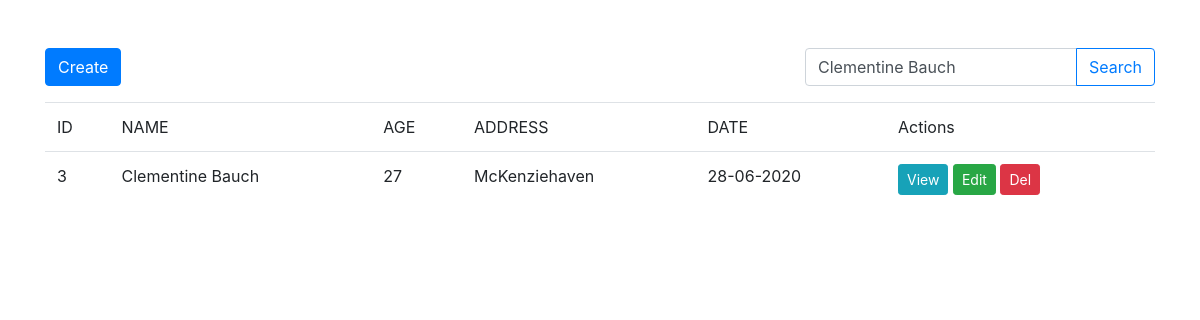
Screenshot of /index.php?name=Clementine Bauch with the database file from the repository.
### tables this page shows
CREATE TABLE `users` (
  `id` int(11) NOT NULL,
  `name` varchar(200) NOT NULL,
  `age` int(11) NOT NULL,
  `address` text NOT NULL,
  `date` datetime NOT NULL DEFAULT CURRENT_TIMESTAMP
);

### index.php (the view, shortened to what this page needs)
<?php
require 'core/init.php';
$search = $_GET['name'] ?? '';
if($search) {
    $sql = "SELECT * FROM users WHERE name like'%$search%'";
} else {
    $sql = 'SELECT * FROM users';
}
$result = mysqli_query($conn, $sql);
$users = mysqli_fetch_all($result, MYSQLI_ASSOC);
?>
<?php include 'layouts/header.php'?>
<div class="container mt-5">
    <div class="row">
        <div class="col-md-8">
            <a href="create.php" class="btn btn-primary">
                Create
            </a>
        </div>
        <div class="col-md-4">
            <form>
                <div class="input-group mb-3">
                    <input type="text" name="name" value="<?php echo $search ?? '' ?>"
                     class="form-control" placeholder="Search by name...">
                    <div class="input-group-append">
                        <button class="btn btn-outline-primary" type="submit">Search</button>
                    </div>
                </div>
            </form>
        </div>
    </div>
    <div class="row">
        <div class="col-md-12">
            <table class="table">
                <thead>
                    <tr>
                        <td>ID</td>
                        <td>NAME</td>
                        <td>AGE</td>
                        <td>ADDRESS</td>
                        <td>DATE</td>
                        <td>Actions</td>
                    </tr>
                </thead>
                <tbody>
                    <?php foreach($users as $user): ?>
                    <tr>
                        <td><?php echo $user['id']; ?></td>
                        <td><?php echo $user['name']; ?></td>
                        <td><?php echo $user['age']; ?></td>
                        <td><?php echo $user['address']; ?></td>
                        <td><?php echo date('d-m-Y', strtotime($user['date'])); ?></td>
                        <td>
                            <a href="show.php?id=<?php echo $user['id']; ?>" class="btn btn-info btn-sm">View</a>
                            <a href="edit.php?id=<?php echo $user['id']; ?>" class="btn btn-success btn-sm">Edit</a>
                            <a href="delete.php?id=<?php echo $user['id']; ?>" id="delete-user" class="btn btn-danger btn-sm">Del</a>
                        </td>
                    </tr>
                    <?php endforeach; ?>
                </tbody>
            </table>
        </div>
    </div>
</div>
<?php include 'layouts/footer.php'?>

### rows the page displays
users: id "3", name "Clementine Bauch", age "27", address "McKenziehaven", date "28-06-2020"
